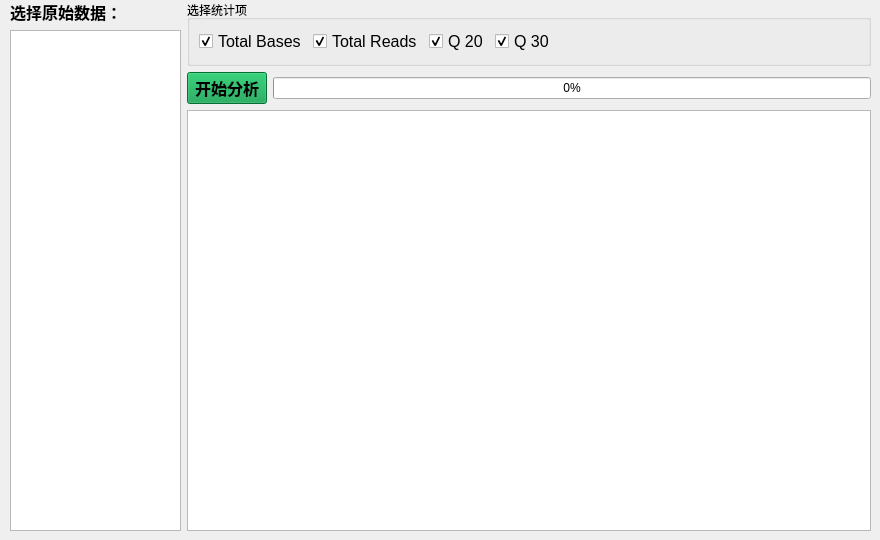
      <widget class="QWidget" name="tab_rawdata">
       <attribute name="title">
        <string>测序数据</string>
       </attribute>
       <widget class="QWidget" name="horizontalLayoutWidget">
        <property name="geometry">
         <rect>
          <x>10</x>
          <y>0</y>
          <width>861</width>
          <height>531</height>
         </rect>
        </property>
        <layout class="QHBoxLayout" name="horizontalLayout" stretch="1,4">
         <item>
          <layout class="QVBoxLayout" name="verticalLayout_6" stretch="0,1">
           <item>
            <widget class="QLabel" name="label_1">
             <property name="sizePolicy">
              <sizepolicy hsizetype="Fixed" vsizetype="Fixed">
               <horstretch>0</horstretch>
               <verstretch>0</verstretch>
              </sizepolicy>
             </property>
             <property name="maximumSize">
              <size>
               <width>16777180</width>
               <height>16777215</height>
              </size>
             </property>
             <property name="font">
              <font>
               <family>Arial</family>
               <pointsize>12</pointsize>
               <bold>true</bold>
              </font>
             </property>
             <property name="text">
              <string>选择原始数据：</string>
             </property>
             <property name="alignment">
              <set>Qt::AlignmentFlag::AlignLeading|Qt::AlignmentFlag::AlignLeft|Qt::AlignmentFlag::AlignVCenter</set>
             </property>
            </widget>
           </item>
           <item>
            <widget class="QListWidget" name="listWidget_fastq_analysis">
             <property name="sizePolicy">
              <sizepolicy hsizetype="Preferred" vsizetype="Expanding">
               <horstretch>0</horstretch>
               <verstretch>0</verstretch>
              </sizepolicy>
             </property>
             <property name="font">
              <font>
               <family>Arial</family>
               <pointsize>12</pointsize>
              </font>
             </property>
             <property name="alternatingRowColors">
              <bool>false</bool>
             </property>
             <property name="selectionMode">
              <enum>QAbstractItemView::SelectionMode::MultiSelection</enum>
             </property>
             <property name="selectionRectVisible">
              <bool>false</bool>
             </property>
            </widget>
           </item>
          </layout>
         </item>
         <item>
          <layout class="QVBoxLayout" name="verticalLayout_7" stretch="0,0,1">
           <item>
            <widget class="QGroupBox" name="groupBox_fastq_analysis">
             <property name="sizePolicy">
              <sizepolicy hsizetype="Expanding" vsizetype="Expanding">
               <horstretch>0</horstretch>
               <verstretch>0</verstretch>
              </sizepolicy>
             </property>
             <property name="title">
              <string>选择统计项</string>
             </property>
             <layout class="QHBoxLayout" name="horizontalLayout_3" stretch="0,0,0,0,1">
              <item>
               <widget class="QCheckBox" name="checkBox_total_bases">
                <property name="font">
                 <font>
                  <family>Arial</family>
                  <pointsize>12</pointsize>
                  <bold>false</bold>
                 </font>
                </property>
                <property name="text">
                 <string>Total Bases</string>
                </property>
                <property name="checked">
                 <bool>true</bool>
                </property>
               </widget>
              </item>
              <item>
               <widget class="QCheckBox" name="checkBox_total_reads">
                <property name="font">
                 <font>
                  <family>Arial</family>
                  <pointsize>12</pointsize>
                  <bold>false</bold>
                 </font>
                </property>
                <property name="text">
                 <string>Total Reads</string>
                </property>
                <property name="checked">
                 <bool>true</bool>
                </property>
               </widget>
              </item>
              <item>
               <widget class="QCheckBox" name="checkBox_Q20">
                <property name="font">
                 <font>
                  <family>Arial</family>
                  <pointsize>12</pointsize>
                 </font>
                </property>
                <property name="text">
                 <string>Q 20</string>
                </property>
                <property name="checked">
                 <bool>true</bool>
                </property>
               </widget>
              </item>
              <item>
               <widget class="QCheckBox" name="checkBox_Q30">
                <property name="font">
                 <font>
                  <family>Arial</family>
                  <pointsize>12</pointsize>
                 </font>
                </property>
                <property name="text">
                 <string>Q 30</string>
                </property>
                <property name="checked">
                 <bool>true</bool>
                </property>
               </widget>
              </item>
              <item>
               <spacer name="horizontalSpacer">
                <property name="orientation">
                 <enum>Qt::Orientation::Horizontal</enum>
                </property>
                <property name="sizeHint" stdset="0">
                 <size>
                  <width>40</width>
                  <height>20</height>
                 </size>
                </property>
               </spacer>
              </item>
             </layout>
            </widget>
           </item>
           <item>
            <layout class="QHBoxLayout" name="horizontalLayout_2" stretch="0,1">
             <item>
              <widget class="QPushButton" name="button_analysis_start">
               <property name="enabled">
                <bool>true</bool>
               </property>
               <property name="font">
                <font>
                 <family>Arial</family>
                 <pointsize>12</pointsize>
                 <bold>true</bold>
                </font>
               </property>
               <property name="styleSheet">
                <string notr="true">background-color: rgb(5, 155, 72);</string>
               </property>
               <property name="text">
                <string>开始分析</string>
               </property>
              </widget>
             </item>
             <item>
              <widget class="QProgressBar" name="progressBar_fastq_analysis">
               <property name="value">
                <number>0</number>
               </property>
              </widget>
             </item>
            </layout>
           </item>
           <item>
            <widget class="QTableWidget" name="tableWidget_fastq_analysis">
             <property name="font">
              <font>
               <family>Arial</family>
               <pointsize>12</pointsize>
              </font>
             </property>
             <property name="alternatingRowColors">
              <bool>true</bool>
             </property>
            </widget>
           </item>
          </layout>
         </item>
        </layout>
       </widget>
      </widget>
